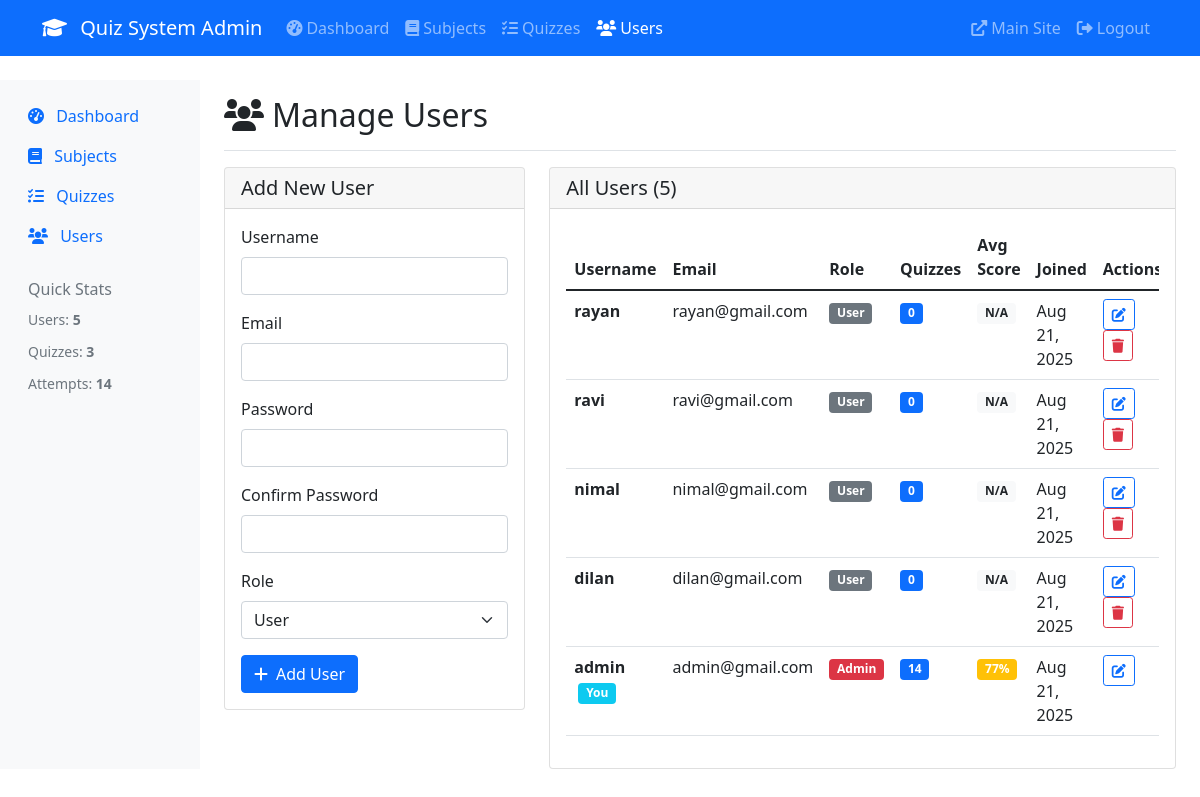
/users.php (signed in), run on the app's committed database.
### tables this page shows
CREATE TABLE IF NOT EXISTS `users` (
  `id` int NOT NULL AUTO_INCREMENT,
  `username` varchar(50) NOT NULL,
  `email` varchar(100) NOT NULL,
  `password` varchar(255) NOT NULL,
  `role` enum('admin','user') DEFAULT 'user',
  `profile_image` varchar(255) DEFAULT NULL,
  `created_at` timestamp NULL DEFAULT CURRENT_TIMESTAMP,
  `updated_at` timestamp NULL DEFAULT CURRENT_TIMESTAMP ON UPDATE CURRENT_TIMESTAMP,
  `last_login` timestamp NULL DEFAULT NULL,
  `status` enum('active','inactive') DEFAULT 'active',
  PRIMARY KEY (`id`),
  UNIQUE KEY `username` (`username`),
  UNIQUE KEY `email` (`email`),
  KEY `idx_users_email` (`email`),
  KEY `idx_users_role` (`role`)
);

### users.php (the view, shortened to what this page needs)
<?php
require_once '../config.php';
try {
    $stmt = $pdo->query("SELECT u.*,
                         (SELECT COUNT(*) FROM quiz_attempts WHERE user_id = u.id) as attempt_count,
                         (SELECT AVG(score) FROM quiz_attempts WHERE user_id = u.id) as avg_score
                         FROM users u ORDER BY u.created_at DESC");
    $users = $stmt->fetchAll();
} catch (PDOException $e) {
    $error = 'Database error: ' . $e->getMessage();
}
?>
<!DOCTYPE html>
<html lang="en">
<head>
    <link href="https://cdnjs.cloudflare.com/ajax/libs/bootstrap/5.1.3/css/bootstrap.min.css" rel="stylesheet">
    <link href="https://cdnjs.cloudflare.com/ajax/libs/font-awesome/6.0.0/css/all.min.css" rel="stylesheet">
</head>
<body>
    <?php include __DIR__ .'/../admin_navbar.php'; ?>
    <div class="container-fluid mt-4">
        <div class="row">
            <?php include __DIR__ .'/../admin_sidebar.php'; ?>
            <main class="col-md-9 ms-sm-auto col-lg-10 px-md-4">
                <div class="d-flex justify-content-between flex-wrap flex-md-nowrap align-items-center pt-3 pb-2 mb-3 border-bottom">
                    <h1 class="h2"><i class="fas fa-users me-2"></i>Manage Users</h1>
                </div>
                <div class="row">
                    <div class="col-md-4 mb-4">
                        <div class="card">
                            <div class="card-header">
                                <h5 class="card-title mb-0">Add New User</h5>
                            </div>
                            <div class="card-body">
                                <form method="POST">
                                    <div class="mb-3">
                                        <label for="username" class="form-label">Username</label>
                                        <input type="text" class="form-control" id="username" name="username" required>
                                    </div>
                                    <div class="mb-3">
                                        <label for="email" class="form-label">Email</label>
                                        <input type="email" class="form-control" id="email" name="email" required>
                                    </div>
                                    <div class="mb-3">
                                        <label for="password" class="form-label">Password</label>
                                        <input type="password" class="form-control" id="password" name="password" required>
                                    </div>
                                    <div class="mb-3">
                                        <label for="confirm_password" class="form-label">Confirm Password</label>
                                        <input type="password" class="form-control" id="confirm_password" name="confirm_password" required>
                                    </div>
                                    <div class="mb-3">
                                        <label for="role" class="form-label">Role</label>
                                        <select class="form-select" id="role" name="role" required>
                                            <option value="user">User</option>
                                        </select>
                                    </div>
                                    <button type="submit" name="add_user" class="btn btn-primary">
                                        <i class="fas fa-plus me-2"></i>Add User
                                    </button>
                                </form>
                            </div>
                        </div>
                    </div>
                    <div class="col-md-8">
                        <div class="card">
                            <div class="card-header">
                                <h5 class="card-title mb-0">All Users (<?php echo count($users); ?>)</h5>
                            </div>
                            <div class="card-body">
                                <?php if (empty($users)): ?>
                                    <div class="text-center py-4">
                                        <i class="fas fa-users fa-3x text-muted mb-3"></i>
                                        <p class="text-muted">No users found.</p>
                                    </div>
                                <?php else: ?>
                                    <div class="table-responsive">
                                        <table class="table table-hover">
                                            <thead>
                                                <tr>
                                                    <th>Username</th>
                                                    <th>Email</th>
                                                    <th>Role</th>
                                                    <th>Quizzes</th>
                                                    <th>Avg Score</th>
                                                    <th>Joined</th>
                                                    <th>Actions</th>
                                                </tr>
                                            </thead>
                                            <tbody>
                                                <?php foreach ($users as $user): ?>
                                                    <tr>
                                                        <td>
                                                            <strong><?php echo htmlspecialchars($user['username']); ?></strong>
                                                            <?php if ($user['id'] == $_SESSION['user_id']): ?>
                                                                <span class="badge bg-info ms-1">You</span>
                                                            <?php endif; ?>
                                                        </td>
                                                        <td><?php echo htmlspecialchars($user['email']); ?></td>
                                                        <td>
                                                            <span class="badge bg-<?php echo $user['role'] == 'admin' ? 'danger' : 'secondary'; ?>">
                                                                <?php echo ucfirst($user['role']); ?>
                                                            </span>
                                                        </td>
                                                        <td>
                                                            <span class="badge bg-primary"><?php echo $user['attempt_count']; ?></span>
                                                        </td>
                                                        <td>
                                                            <?php if ($user['attempt_count'] > 0): ?>
                                                                <span class="badge bg-<?php
                                                                    echo $user['avg_score'] >= 80 ? 'success' :
                                                                        ($user['avg_score'] >= 60 ? 'warning' : 'danger');
                                                                ?>">
                                                                    <?php echo round($user['avg_score']); ?>%
                                                                </span>
                                                            <?php else: ?>
                                                                <span class="badge bg-light text-dark">N/A</span>
                                                            <?php endif; ?>
                                                        </td>
                                                        <td><?php echo date('M j, Y', strtotime($user['created_at'])); ?></td>
                                                        <td>
                                                            <button type="button" class="btn btn-sm btn-outline-primary"
                                                                    data-bs-toggle="modal" data-bs-target="#editUserModal<?php echo $user['id']; ?>">
                                                                <i class="fas fa-edit"></i>
                                                            </button>
                                                            <?php if ($user['id'] != $_SESSION['user_id']): ?>
                                                                <button type="button" class="btn btn-sm btn-outline-danger"
                                                                        data-bs-toggle="modal" data-bs-target="#deleteUserModal<?php echo $user['id']; ?>">
                                                                    <i class="fas fa-trash"></i>
                                                                </button>
                                                            <?php endif; ?>
                                                        </td>
                                                    </tr>
                                                <?php endforeach; ?>
                                            </tbody>
                                        </table>
                                    </div>
                                <?php endif; ?>
                            </div>
                        </div>
                    </div>
                </div>
            </main>
        </div>
    </div>
</body>
</html>

### data on the page
users: username "rayan", email "rayan@gmail.com", role "User", attempt_count "0", shows "N/A", created_at "Aug 21, 2025"
users: username "ravi", email "ravi@gmail.com", role "User", attempt_count "0", shows "N/A", created_at "Aug 21, 2025"
users: username "nimal", email "nimal@gmail.com", role "User", attempt_count "0", shows "N/A", created_at "Aug 21, 2025"
users: username "dilan", email "dilan@gmail.com", role "User", attempt_count "0", shows "N/A", created_at "Aug 21, 2025"
users: username "admin", shows "You", email "admin@gmail.com", role "Admin", attempt_count "14", avg_score "77", created_at "Aug 21, 2025"

### other printed values
SITE_NAME "Quiz System"
$user_count "5"
$quiz_count "3"
$attempt_count "14"
count($users) "5"
